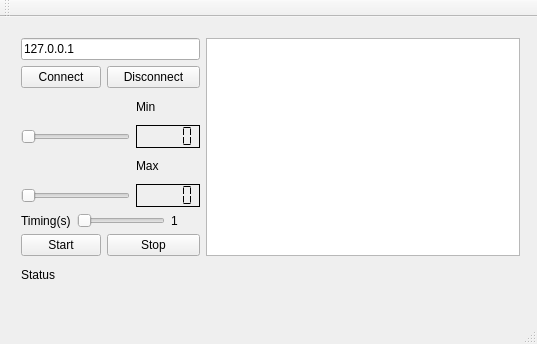
<?xml version="1.0" encoding="UTF-8"?>
<ui version="4.0">
 <class>MainWindow</class>
 <widget class="QMainWindow" name="MainWindow">
  <property name="geometry">
   <rect>
    <x>0</x>
    <y>0</y>
    <width>537</width>
    <height>344</height>
   </rect>
  </property>
  <property name="windowTitle">
   <string>MainWindow</string>
  </property>
  <widget class="QWidget" name="centralWidget">
   <widget class="QWidget" name="layoutWidget">
    <property name="geometry">
     <rect>
      <x>10</x>
      <y>10</y>
      <width>521</width>
      <height>271</height>
     </rect>
    </property>
    <layout class="QGridLayout" name="gridLayout">
     <item row="0" column="0" colspan="5">
      <widget class="QLineEdit" name="ip">
       <property name="text">
        <string>127.0.0.1</string>
       </property>
      </widget>
     </item>
     <item row="0" column="5" rowspan="8">
      <widget class="QTextBrowser" name="tabela"/>
     </item>
     <item row="1" column="0" colspan="2">
      <widget class="QPushButton" name="connect">
       <property name="text">
        <string>Connect</string>
       </property>
      </widget>
     </item>
     <item row="1" column="2" colspan="3">
      <widget class="QPushButton" name="disconnect">
       <property name="text">
        <string>Disconnect</string>
       </property>
      </widget>
     </item>
     <item row="2" column="3">
      <widget class="QLabel" name="label">
       <property name="text">
        <string>Min</string>
       </property>
      </widget>
     </item>
     <item row="3" column="0" colspan="3">
      <widget class="QSlider" name="sliderMin">
       <property name="orientation">
        <enum>Qt::Horizontal</enum>
       </property>
      </widget>
     </item>
     <item row="3" column="3" colspan="2">
      <widget class="QLCDNumber" name="minimo">
       <property name="frameShape">
        <enum>QFrame::Box</enum>
       </property>
       <property name="frameShadow">
        <enum>QFrame::Plain</enum>
       </property>
       <property name="segmentStyle">
        <enum>QLCDNumber::Flat</enum>
       </property>
      </widget>
     </item>
     <item row="4" column="3">
      <widget class="QLabel" name="label_2">
       <property name="text">
        <string>Max</string>
       </property>
      </widget>
     </item>
     <item row="5" column="0" colspan="3">
      <widget class="QSlider" name="sliderMax">
       <property name="orientation">
        <enum>Qt::Horizontal</enum>
       </property>
      </widget>
     </item>
     <item row="5" column="3" colspan="2">
      <widget class="QLCDNumber" name="maximo">
       <property name="frameShadow">
        <enum>QFrame::Plain</enum>
       </property>
       <property name="segmentStyle">
        <enum>QLCDNumber::Flat</enum>
       </property>
      </widget>
     </item>
     <item row="6" column="0">
      <widget class="QLabel" name="label_3">
       <property name="text">
        <string>Timing(s)</string>
       </property>
      </widget>
     </item>
     <item row="6" column="1" colspan="3">
      <widget class="QSlider" name="sliderTimer">
       <property name="minimum">
        <number>1</number>
       </property>
       <property name="orientation">
        <enum>Qt::Horizontal</enum>
       </property>
      </widget>
     </item>
     <item row="6" column="4">
      <widget class="QLabel" name="intervalTimer">
       <property name="text">
        <string>1</string>
       </property>
      </widget>
     </item>
     <item row="7" column="0" colspan="2">
      <widget class="QPushButton" name="start">
       <property name="text">
        <string>Start</string>
       </property>
      </widget>
     </item>
     <item row="7" column="2" colspan="3">
      <widget class="QPushButton" name="stop">
       <property name="text">
        <string>Stop</string>
       </property>
      </widget>
     </item>
     <item row="8" column="5">
      <widget class="QLabel" name="status2">
       <property name="text">
        <string/>
       </property>
      </widget>
     </item>
     <item row="8" column="0" colspan="2">
      <widget class="QLabel" name="status">
       <property name="text">
        <string>Status</string>
       </property>
      </widget>
     </item>
    </layout>
   </widget>
  </widget>
  <widget class="QMenuBar" name="menuBar">
   <property name="geometry">
    <rect>
     <x>0</x>
     <y>0</y>
     <width>537</width>
     <height>23</height>
    </rect>
   </property>
  </widget>
  <widget class="QToolBar" name="mainToolBar">
   <attribute name="toolBarArea">
    <enum>TopToolBarArea</enum>
   </attribute>
   <attribute name="toolBarBreak">
    <bool>false</bool>
   </attribute>
  </widget>
  <widget class="QStatusBar" name="statusBar"/>
 </widget>
 <layoutdefault spacing="6" margin="11"/>
 <resources/>
 <connections/>
</ui>
